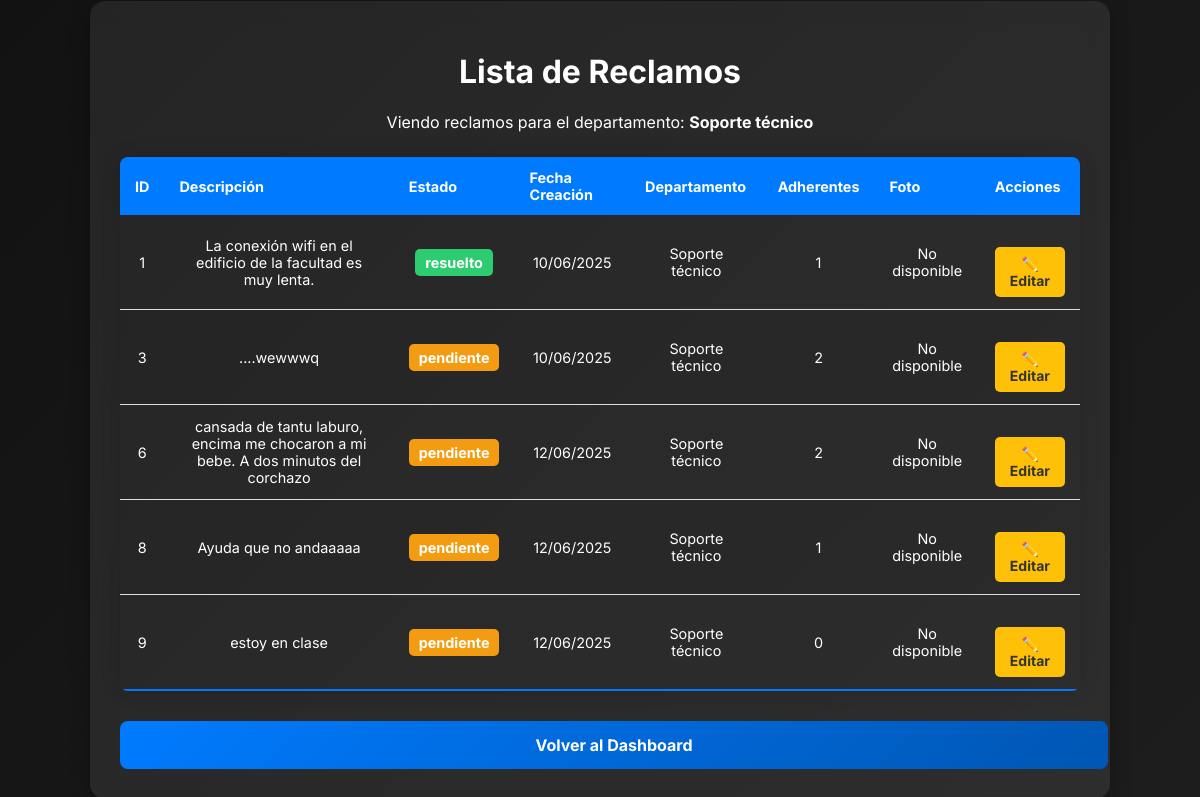
The page /listar_reclamos (signed in) on the database as committed earlier.
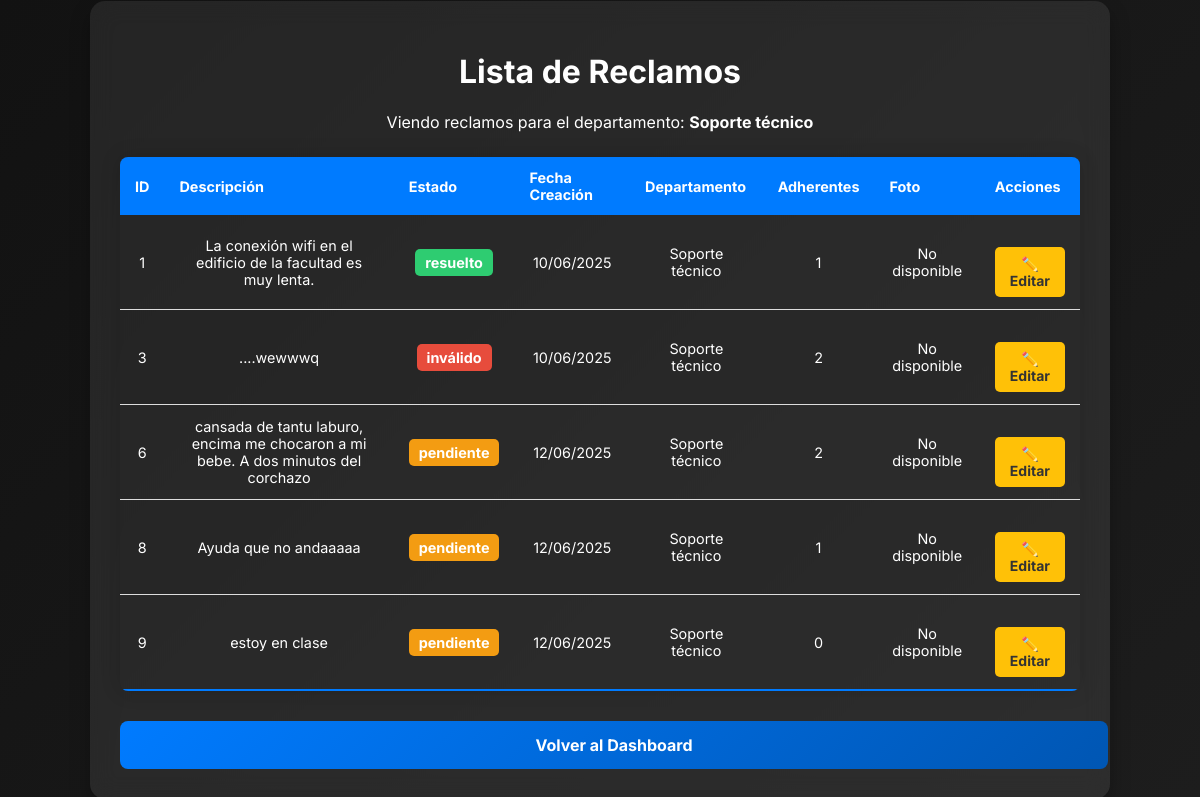
The same page on the database as committed later.
### modules/modelos.py (models this page shows, shortened)
class ModeloUsuario(Base):
    __tablename__= 'usuarios'
    id= Column(Integer, primary_key=True)
    nombre=Column(String(1000), nullable=False, unique=False)
    apellido=Column(String(1000), nullable=False, unique= False)
    username=Column(String(100), nullable=False, unique=True)
    email= Column(String(1000), nullable=False, unique=True)
    password= Column(String(1000), nullable=False)
    rol=Column(String, default="usuario")
    claustro=Column(String(100), nullable=False)
    departamento = Column(String(100), default="sin_departamento")

class ModeloReclamo(Base):
    __tablename__= 'reclamos'
    id= Column(Integer, primary_key=True)
    descripcion= Column(String(1000), nullable=False)
    estado= Column(String(50), default="pendiente") #El estado. Puede ser Pendiente, o Resuelto
    departamento= Column(String(100), nullable=False)
    fecha_creacion= Column(DateTime, default=datetime.utcnow)
    fecha_resolucion= Column(DateTime, nullable=True)
    id_usuario= Column(Integer, ForeignKey('usuarios.id')) #Reclamo ligado a usuario
    foto = Column(String(255), nullable=True)

### server.py (the view)
@app.route('/listar_reclamos', methods=['GET'])
@login_required
def listar_reclamos():
    departamento_filtro = request.args.get('departamento')
    if current_user.es_jefe() or current_user.es_secretario():
        lista_reclamos = gestor_reclamos.listar_reclamos_por_departamento(current_user.departamento)
    else:
        if departamento_filtro:
            lista_reclamos = gestor_reclamos.listar_reclamos_por_departamento(departamento_filtro, estado="pendiente")
        else:
            lista_reclamos = gestor_reclamos.listar_reclamos_para_usuarios()
    departamentos = gestor_reclamos.obtener_departamentos()
    return render_template('listar_reclamos.html',
                          lista_reclamos=lista_reclamos,
                          departamentos=departamentos,
                          departamento_filtro=departamento_filtro)

### modules/dominio.py (called while the page is built)
    @property
    def id(self):
        return self.__id

    @property
    def descripcion(self):
        return self.__descripcion

    @property
    def estado(self):
        return self.__estado

    @property
    def id_usuario(self):
        return self.__id_usuario

    @property
    def departamento(self):
        return self.__departamento

    @property
    def fecha_creacion(self):
        return self.__fecha_creacion

    @property
    def foto(self):
        return self.__foto

    @property
    def fecha_resolucion(self):
        return self.__fecha_resolucion

    @id.setter
    def id(self, p_id):
        if p_id is not None and not isinstance(p_id, int):
            raise ValueError("El id debe ser un número entero")
        self.__id=p_id

    @descripcion.setter
    def descripcion(self, p_descripcion):
        if not isinstance(p_descripcion, str) or p_descripcion.strip() == "":
            raise ValueError("La descripcion no puede estar vacía")
        self.__descripcion= p_descripcion.strip()

    @estado.setter
    def estado(self, p_estado):
        if p_estado not in ["pendiente", "resuelto", "en proceso","inválido"]:
            raise ValueError("El estado debe ser 'pendiente', 'resuelto', 'en proceso' o 'invalido'")
        self.__estado=p_estado

    @id_usuario.setter
    def id_usuario(self, p_id_usuario):
        if  p_id_usuario is not None and not isinstance(p_id_usuario, int):
            raise ValueError("El ID de usuario debe ser un número entero")
        self.__id_usuario=p_id_usuario

    @departamento.setter
    def departamento(self, p_departamento):
        if not isinstance(p_departamento, str) or p_departamento.strip()== "":
            raise ValueError("El departamento no puede estar vacío")
        self.__departamento=p_departamento

    @fecha_creacion.setter
    def fecha_creacion(self, p_fecha_creacion):
        self.__fecha_creacion= p_fecha_creacion

    @foto.setter
    def foto(self, p_foto):
        self.__foto=p_foto

    @fecha_resolucion.setter
    def fecha_resolucion(self, p_fecha_resolucion):
        self.__fecha_resolucion= p_fecha_resolucion

    @property
    def id(self):
        return self.__id

    @property
    def nombre(self):
        return self.__nombre

    @property
    def apellido(self):
        return self.__apellido

    @property
    def username(self):
        return self.__username

    @property
    def email(self):
        return self.__email

    @property
    def password(self):
        return self.__password

### templates/listar_reclamos.html (shortened to what this page needs)
<!DOCTYPE html>
<html lang="es">
<head>
    <link rel="stylesheet" type="text/css" href="{{ url_for('static', filename='style.css') }}">
</head>
<body>
    <div class="container" style="width: 80%; max-width: 1200px;">
        <h1>Lista de Reclamos</h1>
        {% if not (current_user.es_jefe() or current_user.es_secretario() or current_user.es_tecnico()) %}
            <form method="GET" action="{{ url_for('listar_reclamos') }}" class="filter-form">
                <label for="departamento">Filtrar por departamento:</label>
                <select name="departamento" class="form-control">
                    <option value="">Todos</option>
                    {% for depto in departamentos %}
                        <option value="{{ depto }}" {% if departamento_filtro == depto %}selected{% endif %}>{{ depto }}</option>
                    {% endfor %}
                </select>
                <button type="submit" class="btn-primary" style="width: auto; padding: 10px 20px;">Filtrar</button>
            </form>
        {% else %}
             <p>Viendo reclamos para el departamento: <strong>{{ current_user.departamento }}</strong></p>
        {% endif %}
        {% if lista_reclamos %}
            <table class="styled-table">
                <thead>
                    <tr>
                        <th>ID</th>
                        <th>Descripción</th>
                        <th>Estado</th>
                        <th>Fecha Creación</th>
                        <th>Departamento</th>
                        <th>Adherentes</th>
                        <th>Foto</th>
                        <th>Acciones</th>
                    </tr>
                </thead>
                <tbody>
                    {% for reclamo in lista_reclamos %}
                    <tr>
                        <td>{{ reclamo.id }}</td>
                        <td>{{ reclamo.descripcion }}</td>
                        <td><span class="status {{ reclamo.estado|replace(' ', '.') }}">{{ reclamo.estado }}</span></td>
                        <td>{{ reclamo.fecha_creacion.strftime('%d/%m/%Y') }}</td>
                        <td>{{ reclamo.departamento }}</td>
                        <td>{{ reclamo.adherentes }}</td>
                        <td>
                            {% if reclamo.foto %}
                                <img src="{{ url_for('static', filename='uploads/' + reclamo.foto) }}" alt="Foto del reclamo" width="100" style="border-radius: 5px;">
                            {% else %}
                                <span>No disponible</span>
                            {% endif %}
                        </td>
                        <td>
                            {% if current_user.es_jefe() or current_user.es_secretario() or current_user.es_tecnico() %}
                                <a href="{{ url_for('editar_reclamo', id=reclamo.id) }}" class="btn-edit">✏️ Editar</a>
                            {% endif %}
                        </td>
                    </tr>
                    {% endfor %}
                </tbody>
            </table>
        {% else %}
            <div class="alert alert-info">No hay reclamos que coincidan con los criterios de búsqueda.</div>
        {% endif %}
        <div class="links-container" style="margin-top: 30px;">
            {% if current_user.es_jefe() or current_user.es_secretario() or current_user.es_tecnico() %}
                <a href="{{ url_for('dashboard') }}" class="btn-primary">Volver al Dashboard</a>
            {% else %}
                <a href="{{ url_for('menu_principal') }}" class="btn-primary">Volver al Menú</a>
                <a href="{{ url_for('agregar_reclamo') }}" class="btn-secondary" style="margin-left: 10px;">Crear un Reclamo</a>
            {% endif %}
        </div>
    </div>
</body>
</html>

### static/style.css (style rules this page uses)
body { font-family: 'Inter', sans-serif; background: linear-gradient(135deg, #121212, #1d1d1d); color: #ffffff; margin: 0; display: flex; justify-content: center; align-items: center; min-height: 100vh; }
.container { width: 40%; padding: 30px; background: rgba(255, 255, 255, 0.08); box-shadow: 0px 10px 20px rgba(0, 0, 0, 0.3); border-radius: 15px; backdrop-filter: blur(12px); text-align: center; transition: all 0.3s ease-in-out; }
.btn-primary { display: block; width: 100%; padding: 14px; font-size: 16px; font-weight: bold; background: linear-gradient(135deg, #007bff, #0056b3); color: white; border: none; border-radius: 8px; cursor: pointer; transition: 0.4s ease-in-out; margin-top: 20px; }
a { color: #f8f9fa; text-decoration: none; font-weight: bold; display: block; margin-top: 20px; transition: 0.3s; }

### templates/listar_reclamos.html (style rules this page uses)
.styled-table { width: 100%; border-collapse: collapse; margin: 25px 0; font-size: 0.9em; border-radius: 8px; overflow: hidden; box-shadow: 0 0 20px rgba(0, 0, 0, 0.15); }
.styled-table thead tr { background-color: #007bff; color: #ffffff; text-align: left; }
.styled-table th, .styled-table td { padding: 12px 15px; }
.styled-table tbody tr { border-bottom: 1px solid #dddddd; }
.styled-table tbody tr:nth-of-type(even) { background-color: rgba(0,0,0,0.05); }
.styled-table tbody tr:last-of-type { border-bottom: 2px solid #007bff; }
.status { padding: 5px 10px; border-radius: 5px; color: white; font-weight: bold; }
.status.pendiente { background-color: #f39c12; }
.status.resuelto { background-color: #2ecc71; }
.status.inválido { background-color: #e74c3c; }
.btn-join, .btn-edit { padding: 8px 12px; border: none; border-radius: 5px; cursor: pointer; color: white; text-decoration: none; display: inline-block; font-size: 14px; }
.btn-edit { background-color: #ffc107; color: #333; }

Rows that differ between the two databases and show on the page:
changed ModeloReclamo "....wewwwq": estado "pendiente" → "inválido"
